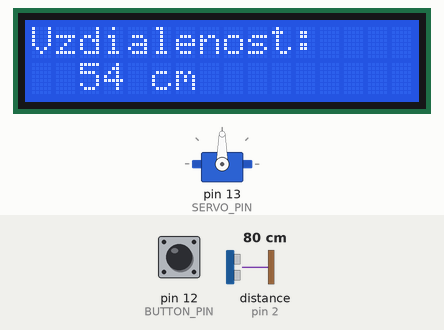
A program run on a simulated Arduino Uno, built with avr-gcc and run on an emulated ATmega328P. Parts: 16×2 character LCD, servo. Wiring (inferred from the names in the program): ultrasonic range finder: trigger pin 3; echo pin 2. Inputs (shaded band) come from the test bench; at power-on: pin 12 (BUTTON_PIN) HIGH, distance to the obstacle (sensor on pin 2) 80 cm. The echo pulse lasts 58.3 µs per cm.

Above: at 1.2 s.
1.3 s: pin 12 (BUTTON_PIN) pulled LOW for 0.15 s
At 1.8 s:
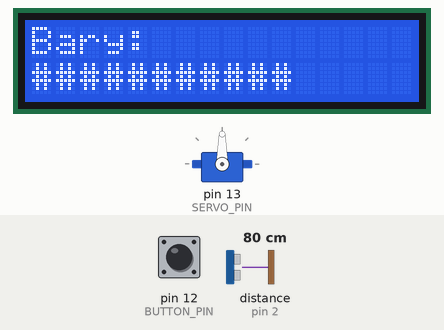
2.9 s: distance to the obstacle (sensor on pin 2) set to 183 cm
At 3.8 s:
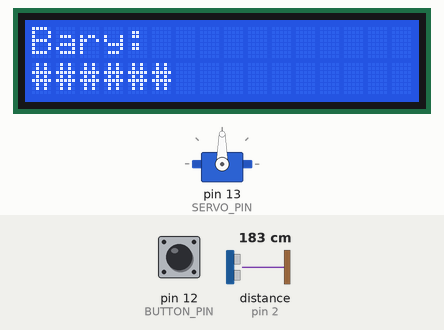
4.5 s: pin 12 (BUTTON_PIN) pulled LOW for 1 s
At 5.9 s:
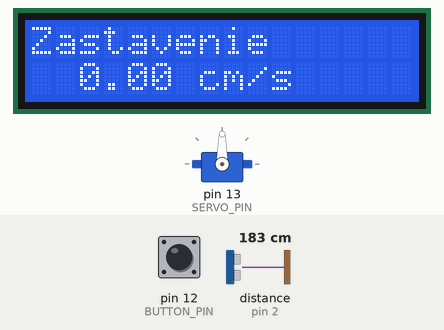
7.0 s: distance to the obstacle (sensor on pin 2) set to 177 cm
At 7.89 s:
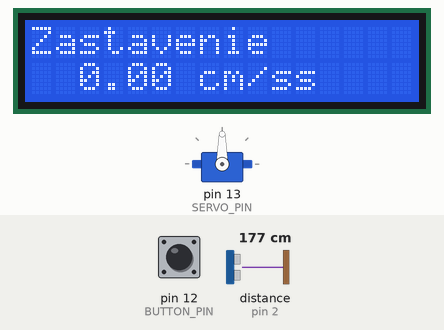
9.0 s: pin 12 (BUTTON_PIN) pulled LOW for 0.15 s
At 9.43 s:
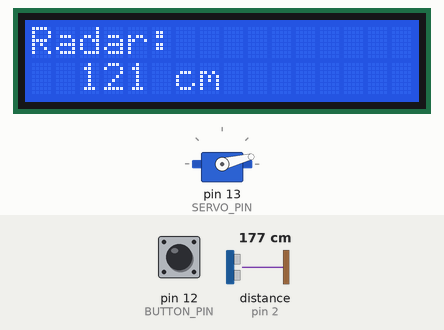
9.7 s: pin 12 (BUTTON_PIN) pulled LOW for 3.2 s
At 11.1 s:
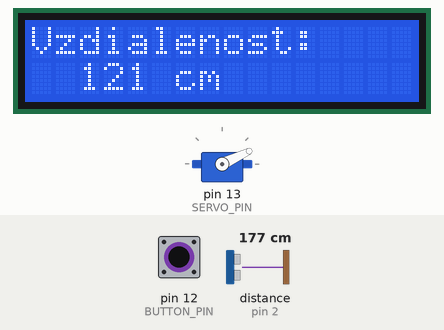
Timing chart, 0 to 12.7 s (numbered marks = the images above; inputs shaded):
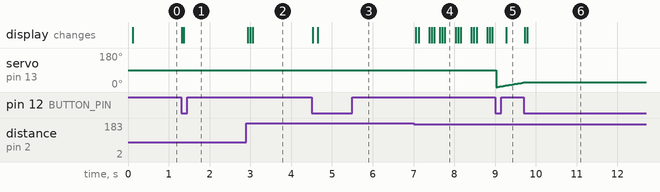

Measured:
- after the input at 1.3 s, the display: first changes at once (image 1 shows a later state)
- after the input at 2.9 s, the display: changes at once (image 2)
- after the input at 4.5 s, the display: first changes at once (image 3 shows a later state)
- after the input at 7.0 s, the display: first changes after 0.06 s (image 4 shows a later state)
- after the input at 9.0 s, the display: changes after 0.28 s (image 5)
- after the input at 9.7 s, servo on pin 13 (SERVO_PIN): goes on until 9.7 s, then stays 25°; the display: first changes at once (image 6 shows a later state)

The program:

main.cpp
```cpp
// IMP - Měření vzdálenosti ultrazvukovým senzorem
// Filip Botlo
// xbotlo01
// 29.11.2024


#include <Arduino.h>
#include <LiquidCrystal.h>
#include <Servo.h>

// Konfiguracia LCD
LiquidCrystal lcd(11, 10, 4, 5, 6, 7);

// Konfiguracia ultrazvukoveho senzora
#define TRIG_PIN 3
#define ECHO_PIN 2
#define MAX_DISTANCE 200
#define BAR_LENGTH 16    // Dlzka baru na LCD
#define SERVO_PIN 13

// Konfiguracia tlacidla
#define BUTTON_PIN 12
int buttonState = 0;
int prevButtonState = 0;
int mode = 0;  // Mody: 0 = Vzdialenost, 1 = Bary, 2 = Rychlost, 3 = Servo Sweep
bool useInches = false; // Priznak pre zobrazenie v palcoch

// Casovanie
unsigned long lastButtonPressTime = 0; // Cas posledneho stlacenia tlacidla
const unsigned long doublePressDelay = 300; // Maximalny cas pre dvojite stlacenie (v ms)

Servo myServo;

// Premenne pre servo sweep
int servoAngle = 0;           // Aktualny uhol serva
int servoStep = 1;            // Velkost kroku pre sweep


// Prototypy funkcii
unsigned int measureDistance();
void displayBars(unsigned int distance);
float convertToInches(unsigned int distance);

void setup() {
  lcd.begin(16, 2);

  // Priama konfiguracia BUTTON_PIN ako vstup s pull-up odporom
  DDRD &= ~(1 << BUTTON_PIN);
  PORTD |= (1 << BUTTON_PIN);

  // Konfiguracia pinov ultrazvukoveho senzora
  DDRD |= (1 << TRIG_PIN);
  DDRD &= ~(1 << ECHO_PIN);

  myServo.attach(SERVO_PIN);

  lcd.print("Vzdialenost:");
}

void loop() {
  buttonState = digitalRead(BUTTON_PIN);
  unsigned long currentTime = millis();

  // Kontrola stlacenia tlacidla
  if (buttonState == LOW && prevButtonState == HIGH) {
    if (currentTime - lastButtonPressTime < doublePressDelay) {
      useInches = !useInches; // Prepnutie medzi palcami a centimetrami
      lcd.clear();
      lcd.print("Zmena jednotky:");
      lcd.setCursor(0, 1);
      if (useInches) {
        lcd.print("Palce");
      } else {
        lcd.print("Centimetre");
      }
      delay(1000);
      lcd.clear();
      if (mode == 0) {
        lcd.print("Vzdialenost:");
      } else if (mode == 1) {
        lcd.print("Bary:");
      } else if (mode == 2) {
        lcd.print("Rychlost:");
      } else if (mode == 3) {
        lcd.print("Servo + Dist:");
      }
    } else {
      mode = (mode + 1) % 4;  // Prepnutie medzi modmi (0, 1, 2, 3)
      lcd.clear();
      if (mode == 0) {
        lcd.print("Vzdialenost:");
      } else if (mode == 1) {
        lcd.print("Bary:");
      } else if (mode == 2) {
        lcd.print("Rychlost:");
      } else if (mode == 3) {
        lcd.print("Radar:");
      }
    }
    lastButtonPressTime = currentTime; // Ulozi cas posledneho stlacenia tlacidla
  }

  prevButtonState = buttonState;

  // Mod merania vzdialenosti
  if (mode == 0) {
    delay(50);
    unsigned long distance = measureDistance();
    lcd.setCursor(0, 1);
    lcd.print("  ");

    // Zobrazenie vzdialenosti v spravnych jednotkach
    if (useInches) {
      float distanceInInches = convertToInches(distance);
      lcd.print(distanceInInches);
      lcd.print(" in   ");
    } else {
      lcd.print(distance);
      lcd.print(" cm   ");
    }
  }
  // Mod zobrazenia barov
  else if (mode == 1) {
    delay(50);
    unsigned int distance = measureDistance();
    displayBars(distance);
  }
  // Mod merania rychlosti
  else if (mode == 2) {
    delay(50);
    unsigned long distance = measureDistance();
    unsigned long currentMeasurementTime = millis();

    // Vypocet rychlosti (v cm/s)
    static unsigned long lastDistance = 0; // Ulozenie hodnoty medzi volaniami
    static unsigned long lastMeasurementTime = currentMeasurementTime; // Ulozenie casu medzi volaniami
    unsigned long timeDifference = currentMeasurementTime - lastMeasurementTime; // Rozdiel casov v ms

    // Zobrazenie rychlosti v spravnych jednotkach
    lcd.setCursor(0, 1);
    if (timeDifference > 0) {
        float speed = (distance - lastDistance) / (timeDifference / 1000.0);
        if (useInches) {
            speed = convertToInches(speed);
        }

        lcd.print("  ");
        lcd.print(speed);
        if (useInches) {
            lcd.print(" in/s");
        } else {
            lcd.print(" cm/s");
        }

        // Rozlisenie medzi priblizovanim a vzdialovanim
        lcd.setCursor(0, 0);
        if (distance < lastDistance) {
            lcd.print("Priblizujem   ");
        } else if (distance > lastDistance) {
            lcd.print("Vzdaluju sa   ");
        } else {
            lcd.print("Zastavenie    ");
        }
    }

    lastDistance = distance;
    lastMeasurementTime = currentMeasurementTime;
  }
  // Radarovy mod
  else if (mode == 3) {
    delay(15);
    unsigned long distance = measureDistance();

    // Pohyb serva
    myServo.write(servoAngle); // Nastavi servo na aktualny uhol
    servoAngle += servoStep;
    if (servoAngle <= 0 || servoAngle >= 180) {
      servoStep = -servoStep;  // Zmena smeru na hraniciach
    }

    lcd.setCursor(0, 1);
    lcd.print("  ");
    if (useInches) {
      float distanceInInches = convertToInches(distance);
      lcd.print(distanceInInches);
      lcd.print(" in   ");
    } else {
      lcd.print(distance);
      lcd.print(" cm   ");
    }
  }
}

unsigned int measureDistance() {
  PORTD &= ~(1 << TRIG_PIN);  // TRIG_PIN je LOW
  delayMicroseconds(2);
  PORTD |= (1 << TRIG_PIN);   // TRIG_PIN HIGH
  delayMicroseconds(10);      // HIGH na 10 mikrosekund
  PORTD &= ~(1 << TRIG_PIN);  // TRIG_PIN spat na LOW

  long duration = 0;

  while (!(PIND & (1 << ECHO_PIN))); // Caka na HIGH signal na ECHO_PIN
  while (PIND & (1 << ECHO_PIN)) {
    duration++;
    delayMicroseconds(1);
  }

  unsigned int distance = duration * 0.034 / 2;
  if (distance > MAX_DISTANCE) {
    return MAX_DISTANCE;
  }
  return distance;
}

void displayBars(unsigned int distance) {
  int numBars = BAR_LENGTH * (1 - (distance / (float)MAX_DISTANCE));
  if (numBars < 0) numBars = 0;
  if (numBars > BAR_LENGTH) numBars = BAR_LENGTH;

  lcd.setCursor(0, 1);        // Nastavi kurzor na druhy riadok LCD
  for (int i = 0; i < BAR_LENGTH; i++) {
    if (i < numBars) {
      lcd.print("#");         // Vypíše # pre aktuálnu vzdialenosť
    } else {
      lcd.print(" ");
    }
  }
}

float convertToInches(unsigned int distance) {
  return distance / 2.54;
}
```
